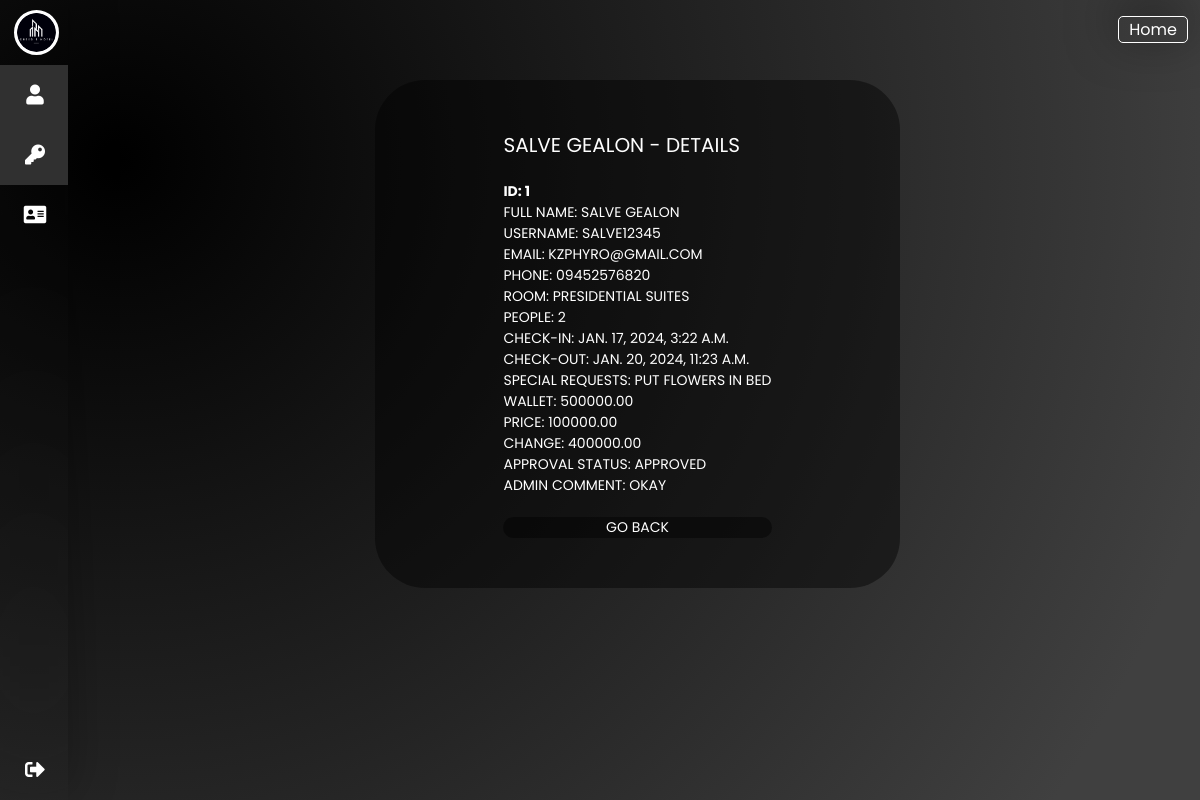
/user/showbooking/43 (signed in), run on the app's committed database.
### hotel/models.py (models this page shows, shortened)
class User(AbstractUser):
    user_number = models.PositiveIntegerField(unique=True, null=True, blank=True)
    isAdmin = models.BooleanField('Is Admin', default=False)
    isCustomer = models.BooleanField('Is Customer', default=False)
    isEmployee = models.BooleanField('Is Employee', default=False)
    full_name = models.CharField(max_length=500, null=True, blank=True)
    username = models.CharField(max_length=500, unique=True)
    email = models.EmailField( unique=True)
    phone = models.CharField(max_length=100, null=True, blank=True)
    gender = models.CharField(max_length=20, choices=GENDER, default="Other")
    country = models.CharField(max_length=100, null=True, blank=True)
    city = models.CharField(max_length=100, null=True, blank=True)
    address = models.CharField(max_length=1000, null=True, blank=True)
    profile_picture = models.ImageField(upload_to="images/", default="images/id.jpg", null=True, blank=True)
    identity_type = models.CharField(max_length=200, choices=IDENTITY_TYPE, null=True, blank=True)
    identity_image = models.ImageField(upload_to="image/", default="images/id.jpg", null=True, blank=True)
    facebook = models.URLField(null=True, blank=True)
    twitter = models.URLField(null=True, blank=True)
    wallet = MoneyField(max_digits=12, decimal_places=2, default_currency='PHP', default=500000.00)
    verified = models.BooleanField(default=False)
    guest = models.BooleanField(default=False)
    otp = models.CharField(max_length=100, null=True, blank=True)
    USERNAME_FIELD = 'email'
    REQUIRED_FIELDS = ['username']

class Reservation(models.Model):
    booking_number = models.PositiveIntegerField(unique=True, null=True, blank=True)
    username = models.CharField(max_length=500, null=True, blank=True)
    full_name = models.CharField(max_length=500, null=True, blank=True)
    email = models.EmailField(null=True, blank=True)
    phone = models.CharField(max_length=100, null=True, blank=True)
    room = models.CharField(max_length=100)
    reservation_date = models.DateTimeField(null=True, blank=True)
    reservation_date_out = models.DateTimeField(null=True, blank=True,)
    party_size = models.PositiveIntegerField(null=True, blank=True)
    special_requests = models.TextField(blank=True)
    wallet = MoneyField(max_digits=12, decimal_places=2, default_currency='PHP', default=0.00)
    price = MoneyField(max_digits=12, decimal_places=2, default_currency='PHP', default=0.00)
    change = MoneyField(max_digits=12, decimal_places=2, default_currency='PHP', default=0.00)
    approval_status = models.BooleanField("approve", default=False)
    approval_comment = models.CharField(max_length=100, default="Waiting for Approval")
    checked = models.BooleanField("admin checked", default=False)
    user = models.ForeignKey(User, on_delete=models.CASCADE, null=True, blank=True)
    USERNAME_FIELD = 'username'
    def __str__(self):
        if self.full_name:
            return f"{self.full_name}"
        else:
            return f"{self.user.username}"

### hotel/views.py (the view)
# urls.py: path('showbooking/<booking_id>', views.ShowBooking, name='showbooking'),
@login_required(login_url='/user/login/')
def ShowBooking(request, booking_id):
    reservations_show = Reservation.objects.get(pk=booking_id)
    return render(request, 'hotel/showbooking.html', {'reservations_show': reservations_show})

### templates/hotel/showbooking.html (shortened to what this page needs)
{% extends 'partials/base.html' %}
{% load static %}
{% block content %}
<div class="move">
    <div class="card text-white bg-primary mb-3" style="max-width: 100%;">
        <div class="card-header">{{ reservations_show }} - Details</div>
        <br/>
        <div class="card-body">
        <h4 class="card-title">ID: {{ reservations_show.booking_number }}</h4>
        <p class="card-text">Full Name: {{ reservations_show.full_name }}</p>
        <p class="card-text">Username: {{ reservations_show.username }}</p>
        <p class="card-text">Email: {{ reservations_show.email }}</p>
        <p class="card-text">Phone: {{ reservations_show.phone }}</p>
        <p class="card-text">Room: {{ reservations_show.room }}</p>
        <p class="card-text">People: {{ reservations_show.party_size }}</p>
        <p class="card-text">Check-In: {{ reservations_show.reservation_date }}</p>
        <p class="card-text">Check-Out: {{ reservations_show.reservation_date_out }}</p>
        <p class="card-text">Special Requests: {{ reservations_show.special_requests }}</p>
        <p class="card-text">Wallet: {{ reservations_show.wallet }}</p>
        <p class="card-text">Price: {{ reservations_show.price }}</p>
        <p class="card-text">Change: {{ reservations_show.change }}</p>
        {% if reservations_show.approval_status == True %}
            <p class="card-text">Approval Status: Approved</p>
            <p class="card-text">Admin Comment: {{ reservations_show.approval_comment }}</p>
        {% elif reservations_show.checked == False %}
            <p class="card-text">Approval Status: Pending</p>
        {% else %}
            <p class="card-text">Approval Status: Declined</p>
            <p class="card-text">Admin Comment: {{ reservations_show.approval_comment }}</p>
        {% endif %}
        <br>
        <a href="{% url 'hotel:listbooking' %}" class="celso">GO BACK</button>
        </div>
    </div>
</div>
{% endblock content %}

### templates/partials/base.html (shortened to what this page needs)
{% load static %}
<!DOCTYPE html>
<html>
<head>
    <link rel="stylesheet" href="{% static 'css/nav.css' %}"/>
    <link rel="stylesheet" href="{% static 'css/dropdown.css' %}"/>
    <link rel="stylesheet" href="{% static 'css/message.css' %}"/>
    <link rel="stylesheet" href="https://cdnjs.cloudflare.com/ajax/libs/font-awesome/5.15.4/css/all.min.css"/>
</head>
<body>
    <a class="home" href="{% url 'greedhotel:home' %}">Home</a>
    <nav>
        <ul>
            {% if request.user.isAdmin == True %}
            <li>
                <a class="logo" href="#">{{ request.user.username }}</a>
                {% if request.user.profile_picture %}
                    <img class="profile" src="{{request.user.profile_picture.url}}" alt="">
                {% else %}
                    <img class="profile" src="" alt="">
                {% endif %}
            <li><a href="{% url 'hotel:book' %}">
                <i class="fas fa-hotel"></i>
            </a></li>
            <li><a href="{% url 'hotel:contactus' %}">
                <i class="fas fa-phone"></i>
            </a></li>
            <li><a href="{% url 'hotel:aboutus' %}">
                <i class="fas fa-address-card"></i>
            </a></li>
            </li>
            <li class="logout"><a  href="{% url 'hotel:logout' %}">
                <i class="fas fa-sign-out-alt"></i>
            </a></li>
            {% endif %}
        </ul>
    </nav>
    <section class="banner">
        <div class="celso">
            {% block content %}
            {% endblock %}
        </div>
    </section>
</body>
</html>

### static/css/nav.css (style rules this page uses)
* { margin: 0; padding: 0; box-sizing:border-box; font-family: 'Poppins', sans-serif; text-decoration: none; }
body { background: radial-gradient(circle at 10% 20%, rgb(0, 0, 0) 0%, rgb(64, 64, 64) 90.2%); min-height: 100vh; background-size: cover; }
nav { color: black; position: fixed; top: 0; bottom: 0; height: 100%; left: 0; backdrop-filter: blur(100px); width: 68px; overflow: hidden; transition: width 0.2s linear; box-shadow: 0 -10px 50px rgba(0, 0, 0, 0.3); z-index: 99999999999; }
.logo { height: 65px; text-align: center; display: flex; transition: all 0.5s ease; }
.profile { margin-left: -8px; margin-top: -4px; width: 40px; height: 40px; border: 50%; }
.logo { font-weight: 300; padding-left: 80px; font-size: 18px; padding-top: 18px; }
li a { position: relative; color: rgb(255, 255, 255); font-size: 14px; display: table; width: 300px; padding: 10px; }
nav .fas { position: relative; width: 50px; height: 40px; top: 10px; font-size: 20px; text-align: center; }
li .profile { background: white; border: 3px solid #fff; border-radius: 50%; position: fixed; width: 45px; height: 45px; top: 14px; left: 22px; }
.logout { position: absolute; bottom: 0; }

### templates/partials/base.html (style rules this page uses)
.home { text-align: center; position: fixed; top: 2%; right: 1%; color: white; border: 1px solid white; border-radius: 5px; width: 70px; transition: 0.5s ease; z-index: 99999999999; box-shadow: 0 -10px 50px rgba(0, 0, 0, 0.5); }

### templates/hotel/showbooking.html (style rules this page uses)
* { color: rgb(255, 255, 255); }
.banner { padding-left: 75px; }
body { padding: 80px 300px 0 300px; }
.move { margin-top: 50px; margin-bottom: 50px; color: #000000; }
.celso { font-size: 0.875rem; text-transform: uppercase; color:#ffffff; border-radius: 50px; background-color: rgba(0, 0, 0, 0.445); display: flex; position: relative; align-content: center; justify-content: center; }
.card-header { font-size: 20px; }

### data on the page
User: user.profile_picture (picture)
Reservation: full_name "SALVE GEALON", booking_number "1", username "SALVE12345", email "KZPHYRO@GMAIL.COM", phone "09452576820", room "PRESIDENTIAL SUITES", party_size "2", reservation_date "JAN. 17, 2024, 3:22 A.M.", reservation_date_out "JAN. 20, 2024, 11:23 A.M.", special_requests "PUT FLOWERS IN BED", wallet "500000.00", price "100000.00", change "400000.00", approval_comment "OKAY"
